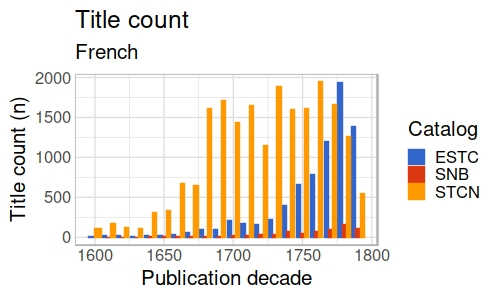

Write R code to recreate this figure.
mylang <- c("French")

dat <- NULL
for (catalog in setdiff(names(catalogs), c("fnb", "stcv"))) {

  df <- catalogs[[catalog]]
  df$language_primary <- as.character(df$language_primary)
  dfs <- df %>% mutate(language_primary = factor(replace(language_primary,
                       !language_primary %in% mylang, "Other"))) %>%
              filter(publication_decade >= 1600) %>%
              filter(publication_decade < 1800) %>%
	      group_by(publication_decade, language_primary) %>%
	      summarise(n=n()) %>%
	      mutate(f=n/sum(n)) %>%
              filter(language_primary %in% mylang) 

  dfss <- dfs %>% filter(language_primary %in% mylang)
  dfss$catalog <- rep(catalog, nrow(dfss))
  dat <- bind_rows(dat, dfss)
 

}
dat$catalog <- factor(toupper(dat$catalog))

cols <- default_colors("catalog")[levels(dat$catalog)]
p <- ggplot(dat, aes(x = publication_decade, y = n,
            color=catalog, fill=catalog)) +
       geom_bar(stat="identity", position="dodge") +
       theme_comhis("discrete", base_size=20) +
       labs(x = "Publication decade", y = "Title count (n)") +              
       labs(title="Title count",
            subtitle=mylang,
            color="Catalog",
	    fill="Catalog") 
	    

CairoJPEG("Figure13.jpg", width=1*500, height=1*300, quality=100)
print(p)
dev.off()
